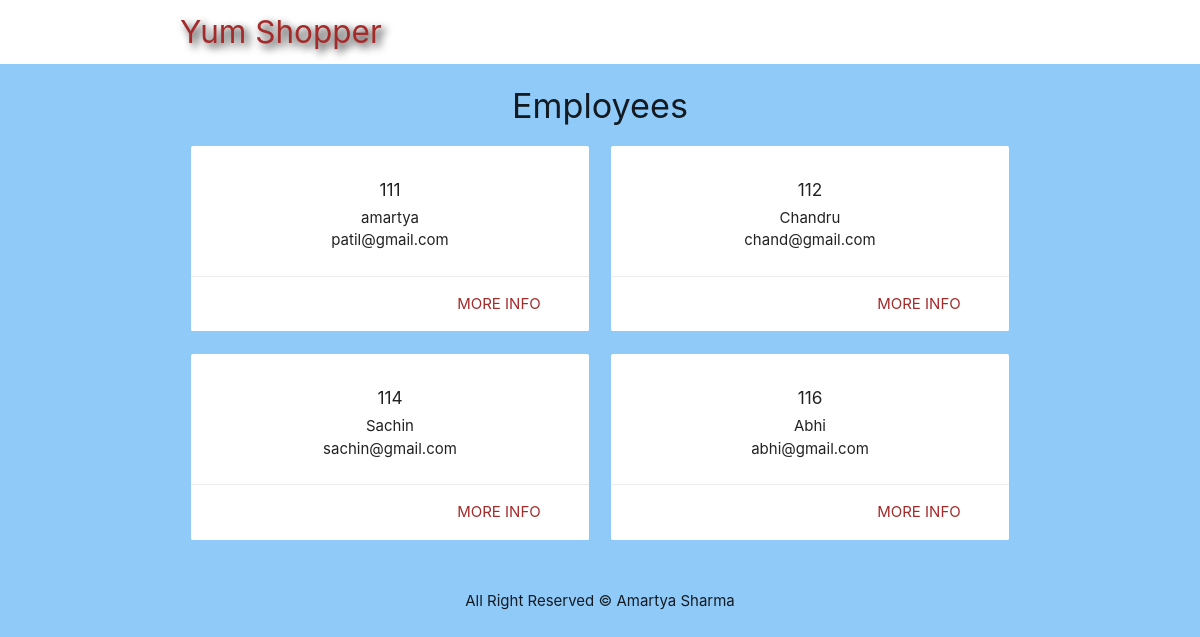
/e_index.php, run on the app's committed database.
### tables this page shows
CREATE TABLE `employee` (
  `employee_id` int(3) NOT NULL,
  `name` varchar(255) NOT NULL,
  `email` varchar(255) NOT NULL,
  `phone_no` bigint(10) NOT NULL,
  `role` varchar(255) NOT NULL,
  `zipcode` int(6) NOT NULL
);

### e_index.php (the view, shortened to what this page needs)
<?php
	include('config/db_connect_admin.php');
	$e_sql = 'SELECT employee_id, name, email  FROM employee ORDER BY employee_id';
	$e_result = mysqli_query($connect, $e_sql);
	$employee = mysqli_fetch_all($e_result, MYSQLI_ASSOC);
?>
<!DOCTYPE html>
<html>
	<?php include('templates/header.php'); ?>
	<h4 class="center darkred-text">Employees</h4>
	<div class="container">
		<div class="row">
			<?php foreach ($employee as $emp): ?>
				<div class="col s6 md3">
					<div class="card z-depth-0">
						<div class="card-content center">
							<h6><?php echo htmlspecialchars($emp['employee_id']); ?></h6>
							<div><?php echo htmlspecialchars($emp['name']); ?></div>
							<div><?php echo htmlspecialchars($emp['email']); ?></div>
						</div>
						<div class="card-action right-align">
							<a class="brand-text" href="e_details.php?id=<?php echo $emp['employee_id']?>">more info</a>
						</div>
					</div>
				</div>
			<?php endforeach; ?>
		</div>
	</div>
	<?php include('templates/footer.php'); ?>
</html>

### templates/header.php (style rules this page uses)
.brand-text { color: #A52A2A !important; }

### data on the page
employee: employee_id "111", name "amartya", email "patil@gmail.com"
employee: employee_id "112", name "Chandru", email "chand@gmail.com"
employee: employee_id "114", name "Sachin", email "sachin@gmail.com"
employee: employee_id "116", name "Abhi", email "abhi@gmail.com"
